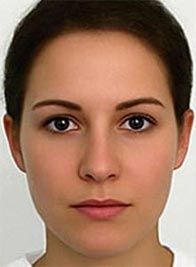
%> input picture Research/FaceMorphing/test.jpg, 196 x 267 px
$ octave --eval "result = myhough2(imread('test.jpg'));"   (GNU Octave 9; MATLAB toolbox functions it lacks are replaced by stand-ins)
%> lines starting %> are read from the running program, lines starting %| are printed output that depends on the picture
### Research/FaceMorphing/hough_circle.m
function [hough_space,hough_circle,para] = hough_circle(BW,step_r,step_angle,r_min,r_max,p)

% %%%%%%%%%%%%%%%%%%%%%%%%%%
% input
% BW:二值图像；
% step_r:检测的圆半径步长
% step_angle:角度步长，单位为弧度
% r_min:最小圆半径
% r_max:最大圆半径
% p:阈值，0，1之间的数
% %%%%%%%%%%%%%%%%%%%%%%%%%%%%%%%%%
% output
% hough_space:参数空间，h(a,b,r)表示圆心在(a,b)半径为r的圆上的点数
% hough_circl:二值图像，检测到的圆
% para:检测到的圆的圆心、半径

[m,n] = size(BW);%get the size of the binary picture
size_r = round((r_max-r_min)/step_r)+1;%size of hough_r
size_angle = round(2*pi/step_angle);%size of hough_angle

hough_space = zeros(m,n,size_r);

[rows,cols] = find(BW);
ecount = size(rows);

% Hough变换
% 将图像空间(x,y)对应到参数空间(a,b,r)
% a = x-r*cos(angle)
% b = y-r*sin(angle)
for i=1:ecount
    for r=1:size_r
        for k=1:size_angle
            a = round(rows(i)-(r_min+(r-1)*step_r)*cos(k*step_angle));
            b = round(cols(i)-(r_min+(r-1)*step_r)*sin(k*step_angle));
            if(a>0&a<=m&b>0&b<=n)
                hough_space(a,b,r) = hough_space(a,b,r)+1;
            end
        end
    end
end

% 搜索超过阈值的聚集点
max_para = max(max(max(hough_space)));
index = find(hough_space>=max_para*p);
length = size(index);
hough_circle = false(m,n);
for i=1:ecount
    for k=1:length
        par3 = floor(index(k)/(m*n))+1;
        par2 = floor((index(k)-(par3-1)*(m*n))/m)+1;
        par1 = index(k)-(par3-1)*(m*n)-(par2-1)*m;
        if((rows(i)-par1)^2+(cols(i)-par2)^2<(r_min+(par3-1)*step_r)^2+5&...
                (rows(i)-par1)^2+(cols(i)-par2)^2>(r_min+(par3-1)*step_r)^2-5)
            hough_circle(rows(i),cols(i)) = true;
        end
    end
end

% 打印检测结果
for k=1:length
    par3 = floor(index(k)/(m*n))+1;
    par2 = floor((index(k)-(par3-1)*(m*n))/m)+1;
    par1 = index(k)-(par3-1)*(m*n)-(par2-1)*m;
    par3 = r_min+(par3-1)*step_r;
    fprintf(1,'Center %d %d radius %d\n',par1,par2,par3);
    para(1,k) = par1;
    para(2,k) = par2;
    para(3,k) = par3;
%     para(:,k) = [par1,par2,par3];
end

### Research/FaceMorphing/myhough2.m
function[left_eye,right_eye] = myhough2(image)
    f_gray=rgb2gray(image);
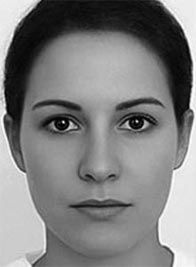
%> f_gray: size 267x196 uint8; min 0, max 255, mean 127.9
    i_edge=edge(f_gray,'sobel');
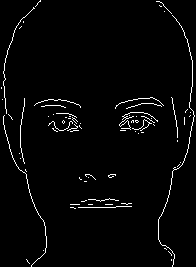
%> i_edge: size 267x196 logical; 2.5% white in thin lines or dots
    %figure,imshow(i_edge)
    r_min = 7;
    r_max = 10;
    r_step = 0.5;
    [hough_space,hough_circle_param,para] = hough_circle(i_edge,r_step,0.02,r_min,r_max,1);
%> in hough_circle, `[rows,cols] = find(BW);`: rows = 1326 values from 1 to 267; cols = 1326 values from 2 to 195
%> in hough_circle, `ecount = size(rows);`: ecount = [1326 1]
    g = drawcircle(image,para(:,1),[0 255 0]);
    left_eye = para;
    %find the next eye by covering the first eye
    new_hough_space = hough_space;
    %set the (a,b,r) == 0
    a = para(1);
    b = para(2);
    c = round(para(3))+1;
    r = para(3);
    [m n p] = size(new_hough_space);
    for i = a-c:a+c
        for j = b-c:b+c
            if (i-a)^2 + (j-b)^2 <= r^2
                for k = 1:p
                    new_hough_space(i,j,k) = 0;
                end
                %new_hough_space(i,j,:) = zeros(1,1,p);
            end
        end
    end
    max_para = max(max(max(new_hough_space)));
    index = find(new_hough_space>=max_para)
    [m n k] = size(image);
    par3 = floor(index/(m*n))+1;
    par2 = floor((index-(par3-1)*(m*n))/m)+1;
    par1 = index-(par3-1)*(m*n)-(par2-1)*m;
    par3 = 7+(par3-1)*0.5;
    par = [par1 par2 par3]
    h = drawcircle(g,par,[0 255 0]);
    right_eye = par;
    figure;
    imshow(h);
end
%> (the run ends here)
